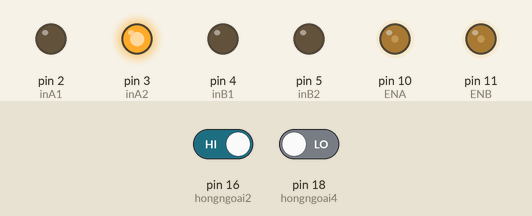
This sketch was run on a simulated Arduino Uno, built with avr-gcc and run on an emulated ATmega328P. Parts: output pins drawn as LEDs (lit = HIGH). Inputs (shaded band) come from the test bench; at power-on: pin 18 (hongngoai4) LOW, pin 16 (hongngoai2) HIGH.

Above: at 1.2 s.
1.3 s: pin 18 (hongngoai4) driven HIGH
At 2.3 s:
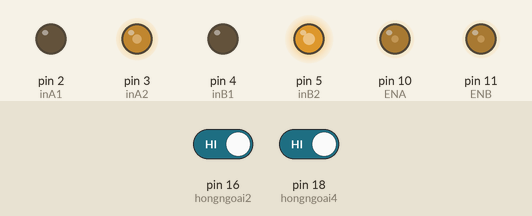
2.8 s: pin 16 (hongngoai2) driven LOW
At 4.0 s:
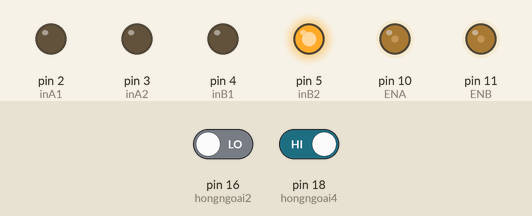
4.3 s: pin 18 (hongngoai4) driven LOW
At 5.5 s:
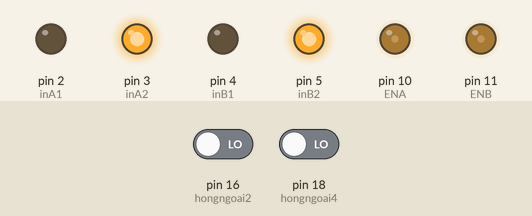
5.8 s: pin 16 (hongngoai2) driven HIGH
At 6.7 s:
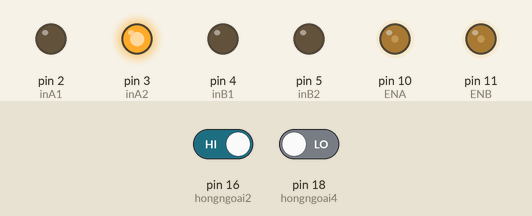
Timing chart, 0 to 8.3 s (numbered marks = the images above; inputs shaded):
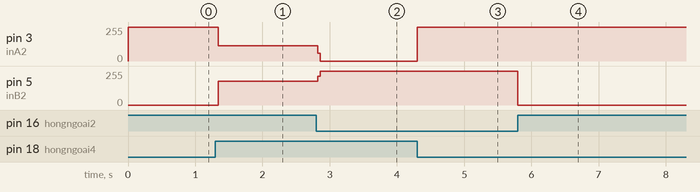

Measured:
- after the input at 1.3 s, pin 3 (inA2): 255/255 → 116/255 at once; pin 5 (inB2): 0/255 → 179/255 at once
- after the input at 2.8 s, pin 3 (inA2): 116/255 → 0/255 at once; pin 5 (inB2): 179/255 → 255/255 at once
- after the input at 4.3 s, pin 3 (inA2): 0/255 → 255/255 at once
- after the input at 5.8 s, pin 5 (inB2): 255/255 → 0/255 at once

The sketch:

test_banh_xe.ino
```cpp
// Định ngĩa các chân điều khiển động cơ
#define inA1 2
#define inA2 3
#define inB1 4
#define inB2 5

#define hongngoai1 15
#define hongngoai2 16
#define hongngoai3 17
#define hongngoai4 18
#define hongngoai5 19

#define ENA 10
#define ENB 11

void setup() {
  pinMode(inA1, OUTPUT);
  pinMode(inA2, OUTPUT);
  pinMode(inB1, OUTPUT);
  pinMode(inB2, OUTPUT);
  pinMode(hongngoai1, INPUT);
  pinMode(hongngoai2, INPUT);
  pinMode(hongngoai3, INPUT);
  pinMode(hongngoai4, INPUT);
  pinMode(hongngoai5, INPUT);
  pinMode(ENA, OUTPUT);
  pinMode(ENB, OUTPUT);
  Serial.begin(9600);
  analogWrite(ENA, 68);
  analogWrite(ENB, 68);//đi chậm cho khỏi trượt Line
}

void lui();
void dithang();
void quayphai();
void quaytrai();
int benphai, bentrai;
void loop(){
  benphai = digitalRead(hongngoai2);
  bentrai = digitalRead(hongngoai4);

  if (benphai == 0 && bentrai == 0) dithang();
  if (benphai == 1) quayphai();
  if (bentrai == 1) quaytrai();
//  if (benphai = 0 && bentrai = 0){lui();}//Trượt ra khỏi Line thì lùi lại
//  else {giatrilech = benphai - bentrai}
//
//  if (giatrilech > 0){
//    Serial.println("Lệch trái");
//    quaytrai();//Lệch trái, thỳ quay trái
//  }
//  else if ((giatrilech < 0){
//    Serial.println("Lệch phải");
//    quayphai();//lệch phải thì quay phải
//  }
//  else if (giatrilech == 0){
//    dithang(); //Không lệch đi thẳng
//   }
 }


void lui(){
           digitalWrite(inA1,HIGH);
           digitalWrite(inA2,LOW);
           digitalWrite(inB1,HIGH);
           digitalWrite(inB2,LOW);

}
void dithang(){
           digitalWrite(inA1,LOW);
           digitalWrite(inA2,HIGH);
           digitalWrite(inB1,LOW);
           digitalWrite(inB2,HIGH);
}
void quayphai(){
           digitalWrite(inA2,HIGH);
           digitalWrite(inA1,LOW);

           digitalWrite(inB1,LOW);
           digitalWrite(inB2,LOW);
}
void quaytrai(){
           digitalWrite(inA1,LOW);
           digitalWrite(inA2,LOW);
           digitalWrite(inB2,HIGH);
           digitalWrite(inB1,LOW);
}
```
